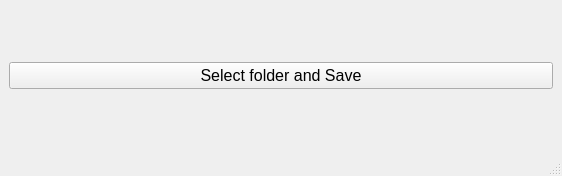
<?xml version="1.0" encoding="UTF-8"?>
<ui version="4.0">
 <class>MainWindow</class>
 <widget class="QMainWindow" name="MainWindow">
  <property name="geometry">
   <rect>
    <x>0</x>
    <y>0</y>
    <width>562</width>
    <height>176</height>
   </rect>
  </property>
  <property name="windowTitle">
   <string>MainWindow</string>
  </property>
  <property name="styleSheet">
   <string notr="true">* {
	font-size: 16px;
}</string>
  </property>
  <widget class="QWidget" name="centralwidget">
   <layout class="QVBoxLayout" name="verticalLayout">
    <item>
     <layout class="QHBoxLayout" name="horizontalLayout_2">
      <item>
       <widget class="QPushButton" name="save">
        <property name="text">
         <string>Select folder and Save</string>
        </property>
       </widget>
      </item>
     </layout>
    </item>
   </layout>
  </widget>
  <widget class="QMenuBar" name="menubar">
   <property name="geometry">
    <rect>
     <x>0</x>
     <y>0</y>
     <width>562</width>
     <height>25</height>
    </rect>
   </property>
  </widget>
  <widget class="QStatusBar" name="statusbar"/>
 </widget>
 <resources/>
 <connections/>
</ui>
